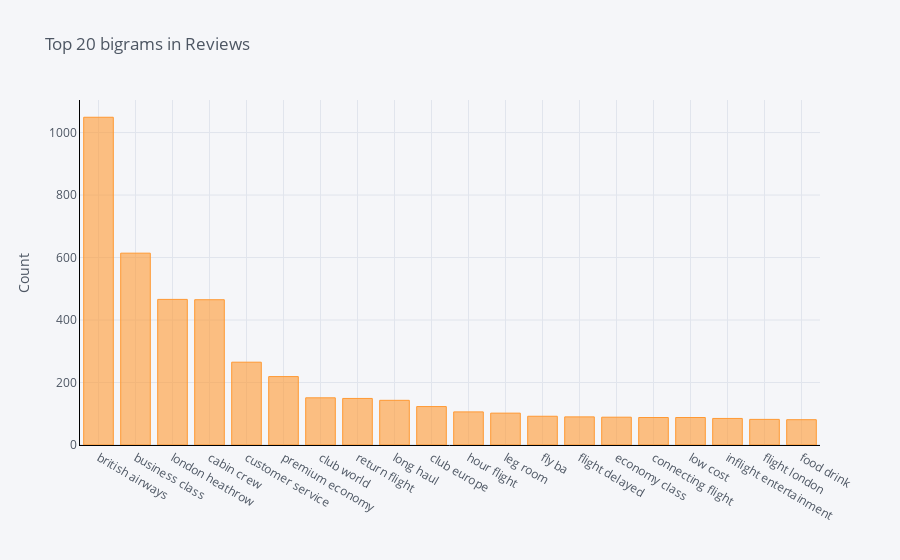

The notebook cell this image was saved under:
### Code cell
df1.groupby('ReviewText').sum()['count'].sort_values(ascending=False).iplot(
    kind='bar',
    yTitle='Count',
    linecolor='black',
    title='Top 20 bigrams in Reviews')

### Figure 1 — Plotly figure (JSON) as saved in the notebook; plotly's stock layout.template omitted (floating-point values rounded to 4 significant figures)
{"data": [{"marker": {"color": "rgba(255, 153, 51, 0.6)", "line": {"color": "rgba(255, 153, 51, 1.0)", "width": 1}}, "name": "count", "orientation": "v", "text": "", "type": "bar", "x": ["british airways", "business class", "london heathrow", "cabin crew", "customer service", "premium economy", "club world", "return flight", "long haul", "club europe", "hour flight", "leg room", "fly ba", "flight delayed", "economy class", "connecting flight", "low cost", "inflight entertainment", "flight london", "food drink"], "y": [1049, 614, 466, 465, 265, 219, 151, 149, 143, 123, 106, 102, 92, 90, 89, 88, 88, 85, 82, 81]}], "layout": {"legend": {"bgcolor": "#F5F6F9", "font": {"color": "#4D5663"}}, "paper_bgcolor": "#F5F6F9", "plot_bgcolor": "#F5F6F9", "title": {"font": {"color": "#4D5663"}, "text": "Top 20 bigrams in Reviews"}, "xaxis": {"gridcolor": "#E1E5ED", "linecolor": "black", "showgrid": true, "tickfont": {"color": "#4D5663"}, "title": {"font": {"color": "#4D5663"}, "text": ""}, "zerolinecolor": "#E1E5ED"}, "yaxis": {"gridcolor": "#E1E5ED", "linecolor": "black", "showgrid": true, "tickfont": {"color": "#4D5663"}, "title": {"font": {"color": "#4D5663"}, "text": "Count"}, "zerolinecolor": "#E1E5ED"}}}
